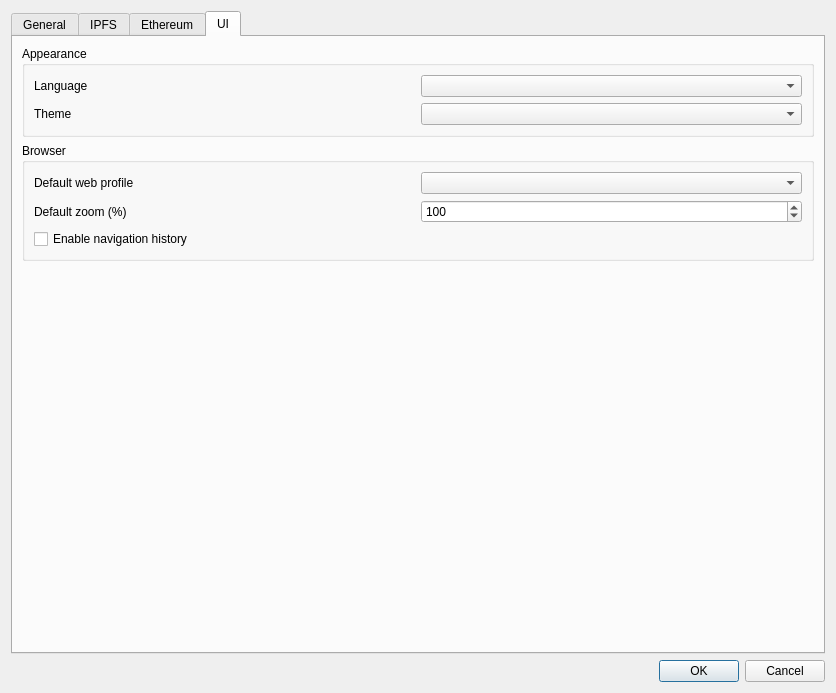
<?xml version="1.0" encoding="UTF-8"?>
<ui version="4.0">
 <class>SettingsDialogForm</class>
 <widget class="QDialog" name="SettingsDialogForm">
  <property name="geometry">
   <rect>
    <x>0</x>
    <y>0</y>
    <width>836</width>
    <height>693</height>
   </rect>
  </property>
  <property name="minimumSize">
   <size>
    <width>0</width>
    <height>600</height>
   </size>
  </property>
  <property name="windowTitle">
   <string>Settings</string>
  </property>
  <property name="windowIcon">
   <iconset resource="../galacteek.qrc">
    <normaloff>:/share/icons/settings.png</normaloff>:/share/icons/settings.png</iconset>
  </property>
  <layout class="QVBoxLayout" name="verticalLayout">
   <item>
    <widget class="QTabWidget" name="tabWidget">
     <property name="currentIndex">
      <number>3</number>
     </property>
     <widget class="QWidget" name="tab">
      <attribute name="title">
       <string>General</string>
      </attribute>
      <layout class="QGridLayout" name="gridLayout_4">
       <item row="1" column="1" colspan="2">
        <widget class="QLineEdit" name="home">
         <property name="minimumSize">
          <size>
           <width>400</width>
           <height>0</height>
          </size>
         </property>
        </widget>
       </item>
       <item row="1" column="0">
        <widget class="QLabel" name="label_3">
         <property name="text">
          <string>Home:</string>
         </property>
         <property name="alignment">
          <set>Qt::AlignRight|Qt::AlignTrailing|Qt::AlignVCenter</set>
         </property>
        </widget>
       </item>
       <item row="6" column="1" colspan="2">
        <spacer>
         <property name="orientation">
          <enum>Qt::Vertical</enum>
         </property>
         <property name="sizeHint" stdset="0">
          <size>
           <width>391</width>
           <height>262</height>
          </size>
         </property>
        </spacer>
       </item>
       <item row="5" column="1">
        <widget class="QPushButton" name="changeDownloadsPathButton">
         <property name="maximumSize">
          <size>
           <width>200</width>
           <height>16777215</height>
          </size>
         </property>
         <property name="text">
          <string>Change directory</string>
         </property>
        </widget>
       </item>
       <item row="4" column="0">
        <widget class="QLabel" name="label_7">
         <property name="text">
          <string>Save downloads to:</string>
         </property>
         <property name="alignment">
          <set>Qt::AlignRight|Qt::AlignTrailing|Qt::AlignVCenter</set>
         </property>
        </widget>
       </item>
       <item row="4" column="1" colspan="2">
        <widget class="QLineEdit" name="downloadsLocation"/>
       </item>
      </layout>
     </widget>
     <widget class="QWidget" name="tab_6">
      <attribute name="icon">
       <iconset resource="../galacteek.qrc">
        <normaloff>:/share/icons/stroke-cube.png</normaloff>:/share/icons/stroke-cube.png</iconset>
      </attribute>
      <attribute name="title">
       <string>IPFS</string>
      </attribute>
      <layout class="QVBoxLayout" name="verticalLayout_4">
       <item>
        <layout class="QVBoxLayout" name="verticalLayout_5">
         <property name="sizeConstraint">
          <enum>QLayout::SetNoConstraint</enum>
         </property>
         <item>
          <widget class="QGroupBox" name="groupBoxDaemon">
           <property name="minimumSize">
            <size>
             <width>0</width>
             <height>50</height>
            </size>
           </property>
           <property name="title">
            <string>Spawn IPFS daemon and use as transport</string>
           </property>
           <property name="checkable">
            <bool>true</bool>
           </property>
           <layout class="QGridLayout" name="gridLayout_5">
            <item row="1" column="3">
             <widget class="QSpinBox" name="ipfsdGwPort">
              <property name="maximumSize">
               <size>
                <width>100</width>
                <height>16777215</height>
               </size>
              </property>
              <property name="minimum">
               <number>1024</number>
              </property>
              <property name="maximum">
               <number>32768</number>
              </property>
             </widget>
            </item>
            <item row="8" column="1">
             <widget class="QComboBox" name="pubsubRoutingMode">
              <property name="toolTip">
               <string>&lt;html&gt;&lt;head/&gt;&lt;body&gt;&lt;p&gt;Pusub routing mode (gossipsub is more bandwidth-efficient)&lt;/p&gt;&lt;/body&gt;&lt;/html&gt;</string>
              </property>
             </widget>
            </item>
            <item row="1" column="0">
             <widget class="QLabel" name="label_20">
              <property name="text">
               <string>Swarm port (QUIC)</string>
              </property>
             </widget>
            </item>
            <item row="4" column="1">
             <widget class="QSpinBox" name="swarmMinConns">
              <property name="minimum">
               <number>20</number>
              </property>
              <property name="maximum">
               <number>1000</number>
              </property>
              <property name="singleStep">
               <number>5</number>
              </property>
             </widget>
            </item>
            <item row="1" column="2">
             <widget class="QLabel" name="label_17">
              <property name="text">
               <string>HTTP gateway port</string>
              </property>
             </widget>
            </item>
            <item row="8" column="0">
             <widget class="QLabel" name="label_13">
              <property name="text">
               <string>Pubsub routing</string>
              </property>
             </widget>
            </item>
            <item row="7" column="1">
             <widget class="QComboBox" name="routingMode">
              <property name="toolTip">
               <string>&lt;html&gt;&lt;head/&gt;&lt;body&gt;&lt;p&gt;Routing mode (dht is the default, dhtclient does not act as a full node on the DHT)&lt;/p&gt;&lt;/body&gt;&lt;/html&gt;</string>
              </property>
              <item>
               <property name="text">
                <string>dht</string>
               </property>
              </item>
              <item>
               <property name="text">
                <string>dhtclient</string>
               </property>
              </item>
             </widget>
            </item>
            <item row="1" column="1">
             <widget class="QSpinBox" name="ipfsdSwarmPortQuic">
              <property name="minimum">
               <number>1024</number>
              </property>
              <property name="maximum">
               <number>32768</number>
              </property>
             </widget>
            </item>
            <item row="5" column="2">
             <widget class="QCheckBox" name="writableHttpGw">
              <property name="text">
               <string>Writable HTTP gateway</string>
              </property>
             </widget>
            </item>
            <item row="3" column="0" colspan="4">
             <widget class="Line" name="line">
              <property name="orientation">
               <enum>Qt::Horizontal</enum>
              </property>
             </widget>
            </item>
            <item row="4" column="0">
             <widget class="QLabel" name="label_18">
              <property name="text">
               <string>Minimum swarm connections</string>
              </property>
             </widget>
            </item>
            <item row="0" column="3">
             <widget class="QSpinBox" name="ipfsdApiPort">
              <property name="maximumSize">
               <size>
                <width>100</width>
                <height>16777215</height>
               </size>
              </property>
              <property name="minimum">
               <number>1024</number>
              </property>
              <property name="maximum">
               <number>32768</number>
              </property>
             </widget>
            </item>
            <item row="7" column="0">
             <widget class="QLabel" name="label_8">
              <property name="text">
               <string>Routing mode</string>
              </property>
             </widget>
            </item>
            <item row="0" column="1">
             <widget class="QSpinBox" name="ipfsdSwarmPort">
              <property name="maximumSize">
               <size>
                <width>100</width>
                <height>16777215</height>
               </size>
              </property>
              <property name="minimum">
               <number>1024</number>
              </property>
              <property name="maximum">
               <number>32768</number>
              </property>
             </widget>
            </item>
            <item row="8" column="2">
             <widget class="QCheckBox" name="fileStore">
              <property name="toolTip">
               <string>&lt;html&gt;&lt;head/&gt;&lt;body&gt;&lt;p&gt;Use the IPFS Filestore system (avoids file duplication)&lt;/p&gt;&lt;/body&gt;&lt;/html&gt;</string>
              </property>
              <property name="text">
               <string>Enable Filestore</string>
              </property>
             </widget>
            </item>
            <item row="5" column="1">
             <widget class="QSpinBox" name="swarmMaxConns">
              <property name="minimum">
               <number>150</number>
              </property>
              <property name="maximum">
               <number>2000</number>
              </property>
              <property name="singleStep">
               <number>5</number>
              </property>
             </widget>
            </item>
            <item row="4" column="2">
             <widget class="QLabel" name="label_5">
              <property name="text">
               <string>Maximum storage (Gb)</string>
              </property>
             </widget>
            </item>
            <item row="4" column="3">
             <widget class="QSpinBox" name="storageMax">
              <property name="minimum">
               <number>5</number>
              </property>
              <property name="maximum">
               <number>2048</number>
              </property>
             </widget>
            </item>
            <item row="5" column="0">
             <widget class="QLabel" name="label_19">
              <property name="text">
               <string>Maximum swarm connections</string>
              </property>
             </widget>
            </item>
            <item row="0" column="0">
             <widget class="QLabel" name="label_14">
              <property name="text">
               <string>Swarm port</string>
              </property>
             </widget>
            </item>
            <item row="9" column="2">
             <widget class="QLabel" name="label_9">
              <property name="text">
               <string/>
              </property>
             </widget>
            </item>
            <item row="0" column="2">
             <widget class="QLabel" name="label_15">
              <property name="text">
               <string>API port</string>
              </property>
             </widget>
            </item>
            <item row="7" column="2">
             <widget class="QCheckBox" name="namesysPubsub">
              <property name="toolTip">
               <string>&lt;html&gt;&lt;head/&gt;&lt;body&gt;&lt;p&gt;Enable IPNS over pubsub (updating of IPNS records over pubsub channels)&lt;/p&gt;&lt;/body&gt;&lt;/html&gt;</string>
              </property>
              <property name="text">
               <string>Enable IPNS over Pubsub</string>
              </property>
             </widget>
            </item>
            <item row="2" column="0">
             <widget class="QCheckBox" name="checkBoxQuic">
              <property name="text">
               <string>Swarm: enable QUIC</string>
              </property>
             </widget>
            </item>
            <item row="9" column="0">
             <widget class="QCheckBox" name="keepDaemonRunning">
              <property name="toolTip">
               <string>&lt;html&gt;&lt;head/&gt;&lt;body&gt;&lt;p&gt;Always keep the IPFS daemon running.&lt;/p&gt;&lt;p&gt;This ensures that your files are still accessible even when galacteek is not running.&lt;/p&gt;&lt;/body&gt;&lt;/html&gt;</string>
              </property>
              <property name="text">
               <string>Keep IPFS daemon running</string>
              </property>
             </widget>
            </item>
           </layout>
          </widget>
         </item>
         <item>
          <widget class="QGroupBox" name="groupBoxIpfsConn">
           <property name="enabled">
            <bool>true</bool>
           </property>
           <property name="minimumSize">
            <size>
             <width>0</width>
             <height>50</height>
            </size>
           </property>
           <property name="title">
            <string>Use a custom IPFS daemon</string>
           </property>
           <property name="flat">
            <bool>false</bool>
           </property>
           <property name="checkable">
            <bool>false</bool>
           </property>
           <property name="checked">
            <bool>false</bool>
           </property>
           <layout class="QFormLayout" name="formLayout_3">
            <item row="0" column="0">
             <widget class="QLabel" name="label_2">
              <property name="text">
               <string>Host</string>
              </property>
             </widget>
            </item>
            <item row="0" column="1">
             <widget class="QLineEdit" name="customIpfsHost">
              <property name="maximumSize">
               <size>
                <width>300</width>
                <height>16777215</height>
               </size>
              </property>
             </widget>
            </item>
            <item row="1" column="0">
             <widget class="QLabel" name="label_16">
              <property name="text">
               <string>API port</string>
              </property>
             </widget>
            </item>
            <item row="1" column="1">
             <widget class="QSpinBox" name="customIpfsApiPort">
              <property name="maximumSize">
               <size>
                <width>100</width>
                <height>16777215</height>
               </size>
              </property>
              <property name="minimum">
               <number>1024</number>
              </property>
              <property name="maximum">
               <number>32768</number>
              </property>
             </widget>
            </item>
            <item row="2" column="0">
             <widget class="QLabel" name="label">
              <property name="text">
               <string>HTTP gateway port</string>
              </property>
             </widget>
            </item>
            <item row="2" column="1">
             <widget class="QSpinBox" name="customIpfsGwPort">
              <property name="maximumSize">
               <size>
                <width>100</width>
                <height>16777215</height>
               </size>
              </property>
              <property name="minimum">
               <number>1024</number>
              </property>
              <property name="maximum">
               <number>32768</number>
              </property>
             </widget>
            </item>
           </layout>
          </widget>
         </item>
        </layout>
       </item>
       <item>
        <layout class="QHBoxLayout" name="horizontalLayout_3">
         <item>
          <widget class="QLabel" name="label_4">
           <property name="maximumSize">
            <size>
             <width>721</width>
             <height>145</height>
            </size>
           </property>
           <property name="font">
            <font>
             <weight>75</weight>
             <bold>true</bold>
            </font>
           </property>
           <property name="text">
            <string>Restart the application after changing the IPFS connection settings.</string>
           </property>
          </widget>
         </item>
        </layout>
       </item>
      </layout>
     </widget>
     <widget class="QWidget" name="tab_3">
      <attribute name="icon">
       <iconset resource="../galacteek.qrc">
        <normaloff>:/share/icons/ethereum.png</normaloff>:/share/icons/ethereum.png</iconset>
      </attribute>
      <attribute name="title">
       <string>Ethereum</string>
      </attribute>
      <layout class="QVBoxLayout" name="verticalLayout_3">
       <item>
        <layout class="QVBoxLayout" name="verticalLayout_2">
         <item>
          <widget class="QGroupBox" name="groupBoxEth">
           <property name="title">
            <string>Enable Ethereum connector</string>
           </property>
           <property name="checkable">
            <bool>true</bool>
           </property>
           <property name="checked">
            <bool>false</bool>
           </property>
           <layout class="QGridLayout" name="gridLayout_8">
            <item row="0" column="0">
             <layout class="QGridLayout" name="gridLayout_7">
              <item row="0" column="0">
               <widget class="QLabel" name="label_10">
                <property name="text">
                 <string>Provider type</string>
                </property>
               </widget>
              </item>
             </layout>
            </item>
            <item row="0" column="1" alignment="Qt::AlignRight">
             <widget class="QComboBox" name="ethProvType">
              <property name="maximumSize">
               <size>
                <width>500</width>
                <height>16777215</height>
               </size>
              </property>
              <item>
               <property name="text">
                <string>http</string>
               </property>
              </item>
              <item>
               <property name="text">
                <string>websocket</string>
               </property>
              </item>
             </widget>
            </item>
            <item row="1" column="0">
             <widget class="QLabel" name="label_11">
              <property name="text">
               <string>RPC URL</string>
              </property>
             </widget>
            </item>
            <item row="1" column="1">
             <widget class="QLineEdit" name="ethRpcUrl">
              <property name="maximumSize">
               <size>
                <width>500</width>
                <height>16777215</height>
               </size>
              </property>
             </widget>
            </item>
           </layout>
          </widget>
         </item>
        </layout>
       </item>
       <item>
        <spacer name="verticalSpacer">
         <property name="orientation">
          <enum>Qt::Vertical</enum>
         </property>
         <property name="sizeHint" stdset="0">
          <size>
           <width>20</width>
           <height>40</height>
          </size>
         </property>
        </spacer>
       </item>
      </layout>
     </widget>
     <widget class="QWidget" name="tab_2">
      <attribute name="icon">
       <iconset resource="../galacteek.qrc">
        <normaloff>:/share/icons/window.png</normaloff>:/share/icons/window.png</iconset>
      </attribute>
      <attribute name="title">
       <string>UI</string>
      </attribute>
      <layout class="QGridLayout" name="gridLayout_2">
       <item row="1" column="0">
        <widget class="QGroupBox" name="groupBox_3">
         <property name="title">
          <string>Browser</string>
         </property>
         <layout class="QGridLayout" name="gridLayout_6">
          <item row="0" column="0">
           <layout class="QGridLayout" name="gridLayout_3">
            <item row="0" column="0">
             <widget class="QLabel" name="label_12">
              <property name="text">
               <string>Default web profile</string>
              </property>
             </widget>
            </item>
            <item row="2" column="0">
             <widget class="QCheckBox" name="urlHistoryEnable">
              <property name="text">
               <string>Enable navigation history</string>
              </property>
             </widget>
            </item>
            <item row="0" column="1">
             <widget class="QComboBox" name="comboDefaultWebProfile"/>
            </item>
            <item row="1" column="0">
             <widget class="QLabel" name="label_22">
              <property name="text">
               <string>Default zoom (%)</string>
              </property>
             </widget>
            </item>
            <item row="1" column="1">
             <widget class="QSpinBox" name="webEngineDefaultZoom">
              <property name="minimum">
               <number>50</number>
              </property>
              <property name="maximum">
               <number>200</number>
              </property>
              <property name="value">
               <number>100</number>
              </property>
             </widget>
            </item>
           </layout>
          </item>
         </layout>
        </widget>
       </item>
       <item row="0" column="0">
        <widget class="QGroupBox" name="groupBox_4">
         <property name="title">
          <string>Appearance</string>
         </property>
         <layout class="QGridLayout" name="gridLayout_10">
          <item row="0" column="0">
           <layout class="QGridLayout" name="gridLayout_9">
            <item row="1" column="1">
             <widget class="QComboBox" name="language"/>
            </item>
            <item row="1" column="0">
             <widget class="QLabel" name="label_6">
              <property name="text">
               <string>Language</string>
              </property>
             </widget>
            </item>
            <item row="2" column="1">
             <widget class="QComboBox" name="themeCombo"/>
            </item>
            <item row="2" column="0">
             <widget class="QLabel" name="label_21">
              <property name="text">
               <string>Theme</string>
              </property>
             </widget>
            </item>
           </layout>
          </item>
         </layout>
        </widget>
       </item>
       <item row="2" column="0">
        <spacer name="verticalSpacer_2">
         <property name="orientation">
          <enum>Qt::Vertical</enum>
         </property>
         <property name="sizeHint" stdset="0">
          <size>
           <width>20</width>
           <height>40</height>
          </size>
         </property>
        </spacer>
       </item>
      </layout>
     </widget>
    </widget>
   </item>
   <item>
    <widget class="QDialogButtonBox" name="buttonBox">
     <property name="orientation">
      <enum>Qt::Horizontal</enum>
     </property>
     <property name="standardButtons">
      <set>QDialogButtonBox::Cancel|QDialogButtonBox::Ok</set>
     </property>
    </widget>
   </item>
  </layout>
 </widget>
 <resources>
  <include location="../galacteek.qrc"/>
 </resources>
 <connections>
  <connection>
   <sender>buttonBox</sender>
   <signal>accepted()</signal>
   <receiver>SettingsDialogForm</receiver>
   <slot>accept()</slot>
   <hints>
    <hint type="sourcelabel">
     <x>248</x>
     <y>254</y>
    </hint>
    <hint type="destinationlabel">
     <x>157</x>
     <y>274</y>
    </hint>
   </hints>
  </connection>
  <connection>
   <sender>buttonBox</sender>
   <signal>rejected()</signal>
   <receiver>SettingsDialogForm</receiver>
   <slot>reject()</slot>
   <hints>
    <hint type="sourcelabel">
     <x>316</x>
     <y>260</y>
    </hint>
    <hint type="destinationlabel">
     <x>286</x>
     <y>274</y>
    </hint>
   </hints>
  </connection>
 </connections>
</ui>
